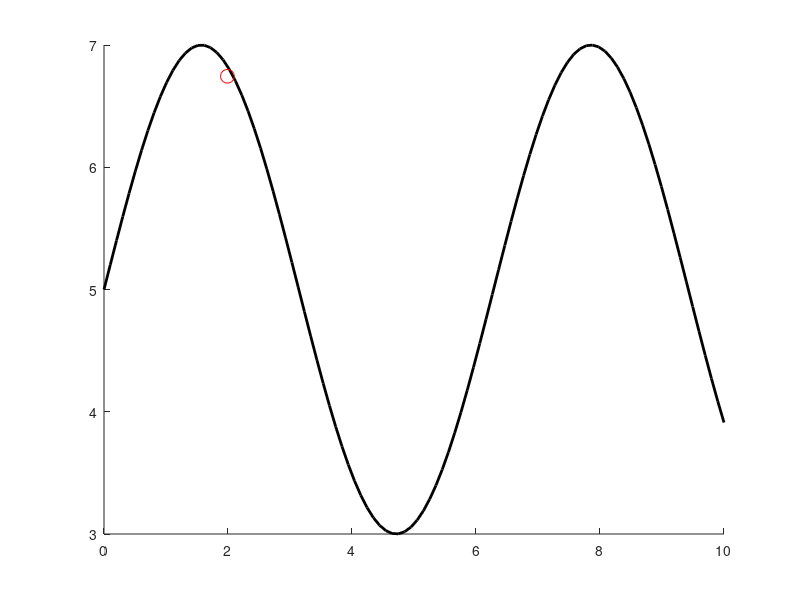

Recreate this plot in MATLAB.
% パラメータ設定
dt = 0.1; % タイムステップ
T = 20; % シミュレーション時間
time = 0:dt:T; % 時間ベクトル

% ラインの定義（直線）
line_x = linspace(0, 10, 100);
line_y = 5 + 2*sin(line_x); % サイン波のライン

% ライントレーサーの初期位置
robot_x = 0;
robot_y = 5; % 初期y座標
theta = 0; % 初期角度
v = 0.2; % 直進速度
omega = 0; % 初期角速度

% シミュレーションの実行
figure;
hold on;
plot(line_x, line_y, 'k', 'LineWidth', 2); % ラインをプロット
robot_plot = plot(robot_x, robot_y, 'ro', 'MarkerSize', 10); % ロボットの位置

for t = time
    % ラインとの距離を計算
    error = interp1(line_x, line_y, robot_x) - robot_y; % y方向の誤差

    % 制御入力の計算（比例制御）
    omega = error * 0.5; % 角速度を誤差に基づいて更新
    
    % ダイナミクスの更新
    robot_x = robot_x + v * cos(theta) * dt; % x座標の更新
    robot_y = robot_y + v * sin(theta) * dt; % y座標の更新
    theta = theta + omega * dt; % 角度の更新

    % プロットの更新
    set(robot_plot, 'XData', robot_x, 'YData', robot_y);
    pause(dt);
end

hold off;